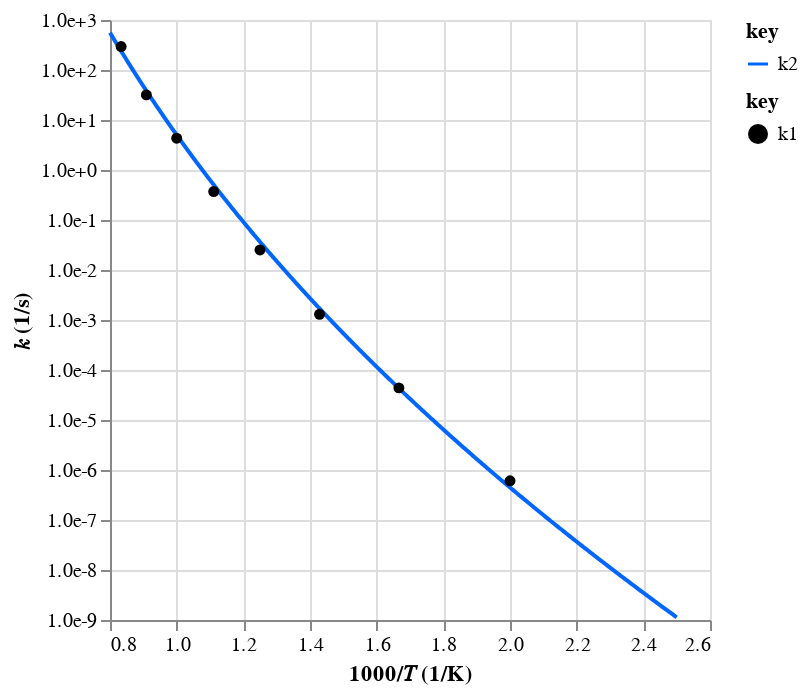

The notebook cell this image was saved under:
### Code cell
# S(722)r0 = S(731)r0  (3-hydroperoxy-4-ene)
open34_mess_out = """
W2->W8

P\T           500       600       700       800       900     1e+03   1.1e+03   1.2e+03   1.3e+03   1.4e+03   1.5e+03   1.6e+03   1.7e+03   1.8e+03   1.9e+03     2e+03
0.1      1.61e-07  2.41e-07  4.85e-06  0.000253   0.00635    0.0942     0.765      8.05      51.7       288  1.04e+03  4.36e+03  1.64e+04  3.38e+04  6.33e+04  1.57e+05
1        6.08e-07  4.39e-05    0.0013    0.0252     0.371      4.32      31.8       295  1.76e+03  9.21e+03  3.23e+04  1.23e+05  3.97e+05  8.41e+05  1.58e+06   3.6e+06
10       0.000548    0.0408     0.688      5.89      37.4       221   1.1e+03  6.22e+03  2.82e+04   1.2e+05   3.9e+05  1.23e+06  3.22e+06  6.95e+06   1.3e+07  2.66e+07
100         0.012      1.94      54.6       535  2.84e+03  1.09e+04  3.43e+04  1.06e+05  3.02e+05  8.73e+05  2.29e+06  5.91e+06  1.34e+07  2.77e+07  5.05e+07  9.62e+07
O-O        0.0263      7.41       428  9.17e+03  1.01e+05  6.93e+05  3.38e+06  1.28e+07  3.94e+07  1.04e+08  2.41e+08  5.06e+08  9.73e+08  1.74e+09  2.94e+09  4.71e+09
"""
open34_rxn_data = ac.rate.from_mess_channel_output(open34_mess_out)
open34_rxn_fit = ac.rate.fit_plog(open34_rxn_data, sanitize=False)
ac.rate.display([open34_rxn_data, open34_rxn_fit])

### Figure 1 — Vega-Lite specification as saved in the notebook (floating-point values rounded to 4 significant figures; data arrays with more than 128 entries replaced by an {"elided": "..."} marker saying what was removed)
{"config": {"view": {"continuousWidth": 300, "continuousHeight": 300}}, "layer": [{"data": {"name": "data-2055ec1d690a59948421c041181fd9d1"}, "mark": {"type": "line"}, "encoding": {"color": {"field": "key", "scale": {"domain": ["k2"], "range": ["#0066ff"]}, "type": "nominal"}, "x": {"field": "x", "scale": {"zero": false}, "title": "1000/𝑇 (1/K)", "type": "quantitative"}, "y": {"axis": {"format": ".1e", "values": [1e-09, 1e-08, 1e-07, 1e-06, 1e-05, 0.0001, 0.001, 0.01, 0.1, 1, 10, 100, 1000, 10000]}, "field": "value", "scale": {"type": "log"}, "title": "𝑘 (1/s)", "type": "quantitative"}}, "transform": [{"fold": ["k2"]}]}, {"data": {"name": "data-786d9b1b1f1eb17cba53a7c2b660ccc4"}, "mark": {"type": "point", "filled": true, "opacity": 1}, "encoding": {"color": {"field": "key", "scale": {"domain": ["k1"], "range": ["#000000"]}, "type": "nominal"}, "x": {"field": "x", "scale": {"zero": false}, "title": "1000/𝑇 (1/K)", "type": "quantitative"}, "y": {"axis": {"format": ".1e", "values": [1e-06, 1e-05, 0.0001, 0.001, 0.01, 0.1, 1, 10, 100, 1000]}, "field": "value", "scale": {"type": "log"}, "title": "𝑘 (1/s)", "type": "quantitative"}}, "transform": [{"fold": ["k1"]}]}], "resolve": {"scale": {"color": "independent"}}, "$schema": "https://vega.github.io/schema/vega-lite/v5.20.1.json", "datasets": {"data-2055ec1d690a59948421c041181fd9d1": {"elided": "1000 records"}, "data-786d9b1b1f1eb17cba53a7c2b660ccc4": [{"x": 2.0, "k1": 6.08e-07}, {"x": 1.667, "k1": 4.39e-05}, {"x": 1.429, "k1": 0.0013}, {"x": 1.25, "k1": 0.0252}, {"x": 1.111, "k1": 0.371}, {"x": 1.0, "k1": 4.32}, {"x": 0.9091, "k1": 31.8}, {"x": 0.8333, "k1": 295.0}]}}
